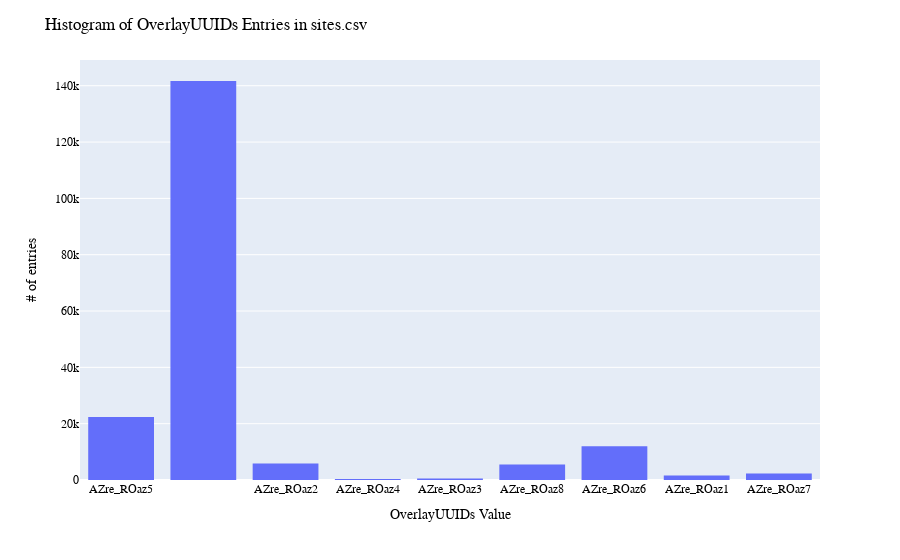

This figure's notebook cell:
### Code cell
# OverlayUUIDs: histogram distribution of WaDE values
print(dfs.OverlayUUIDs.value_counts())

fig = px.histogram(dfs, x="OverlayUUIDs")
fig.update_layout(bargap=0.2,
                  title="Histogram of OverlayUUIDs Entries in sites.csv",
                  xaxis_title="OverlayUUIDs Value",
                  yaxis_title="# of entries",
                  #legend_title="Legend Title",
                    font=dict(
                        family="Arial Bold",
                        size=12,
                        color="Black")
                 )
fig.show()
fig.write_image('figures/SiteOverlayUUIDs.png', engine="kaleido")

### Figure 1 — Plotly figure (JSON) as saved in the notebook; plotly's stock layout.template omitted (floating-point values rounded to 4 significant figures; data arrays with more than 128 entries replaced by an {"elided": "..."} marker saying what was removed)
{"data": [{"alignmentgroup": "True", "bingroup": "x", "hovertemplate": "OverlayUUIDs=%{x}<br>count=%{y}<extra></extra>", "legendgroup": "", "marker": {"color": "#636efa", "pattern": {"shape": ""}}, "name": "", "offsetgroup": "", "orientation": "v", "showlegend": false, "type": "histogram", "x": {"elided": "192202 str values"}, "xaxis": "x", "yaxis": "y"}], "layout": {"bargap": 0.2, "barmode": "relative", "font": {"color": "Black", "family": "Arial Bold", "size": 12}, "legend": {"tracegroupgap": 0}, "margin": {"t": 60}, "title": {"text": "Histogram of OverlayUUIDs Entries in sites.csv"}, "xaxis": {"anchor": "y", "domain": [0, 1], "title": {"text": "OverlayUUIDs Value"}}, "yaxis": {"anchor": "x", "domain": [0, 1], "title": {"text": "# of entries"}}}}
